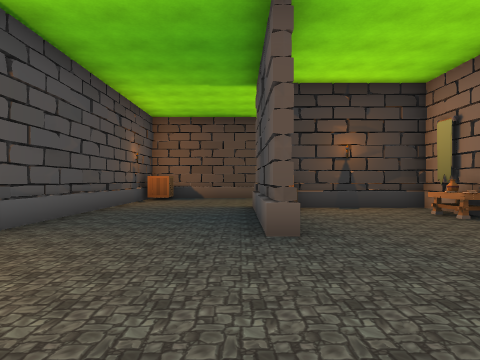
[1] (above)

24 first-person views from a walk through a scene from a Unity 3-D project. The camera is 1.3 m above the floor, looks level and sees 75° across. The floor is counted in squares, 2 m on a side. Each view is taken from the middle of a square. On the plan, view 1 faces up. The plan holds only what a view shows up to about 10 squares ahead; the rest is blank. The place goes on beyond the plan. The player is left out.

[2]
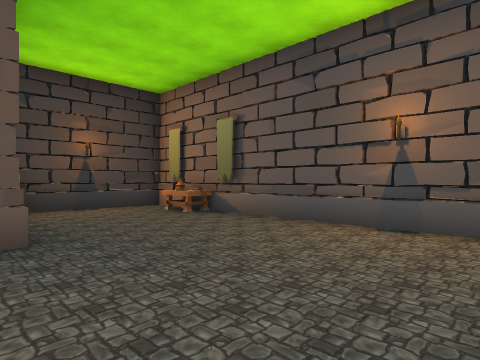

[3]
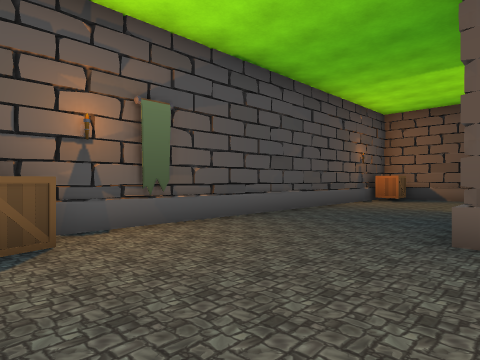

[4]
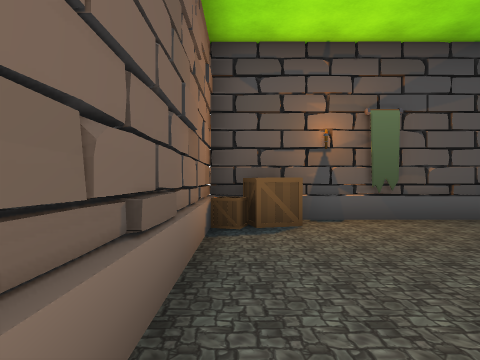

[5]
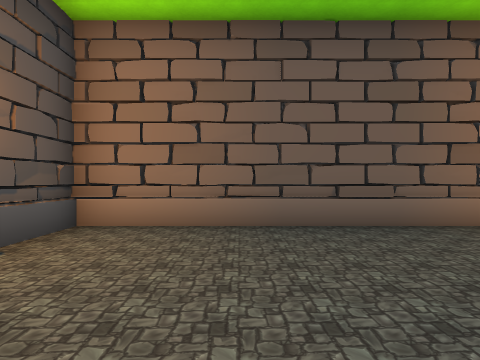

[6]
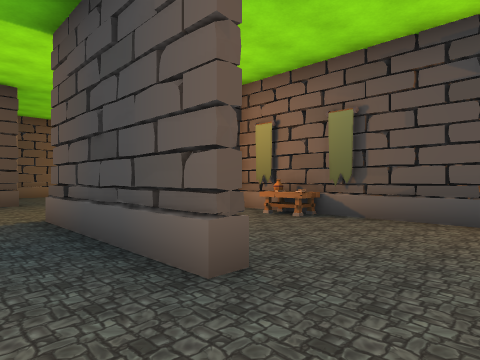

[7]
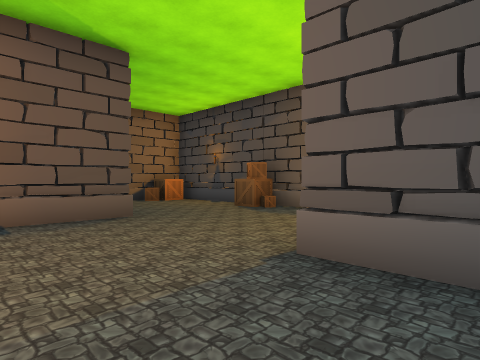

[8]
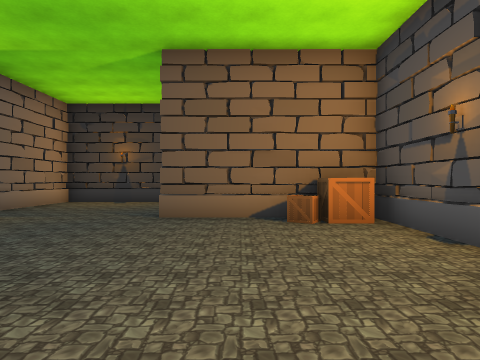

[9]
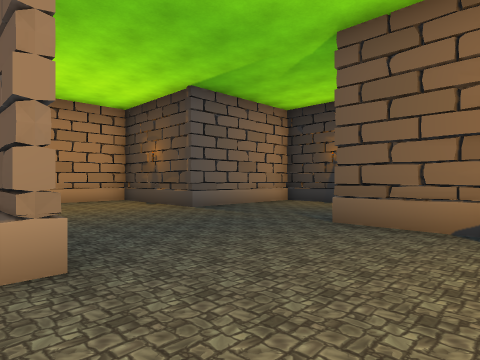

[10]
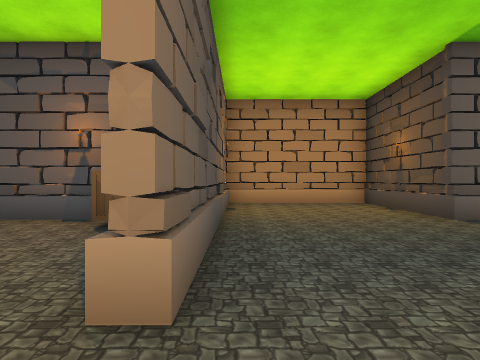

[11]
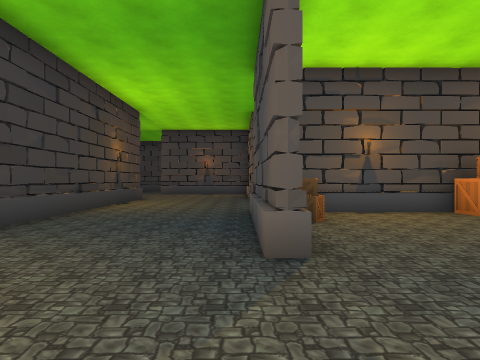

[12]
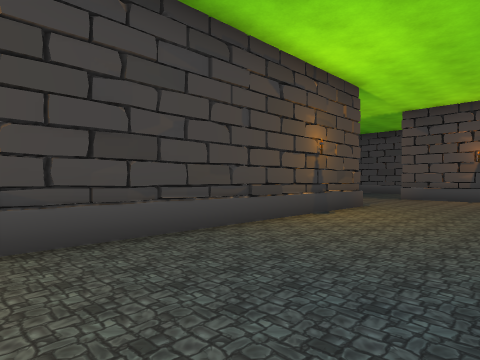

[13]
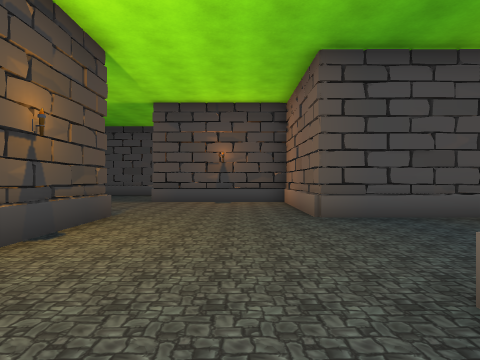

[14]
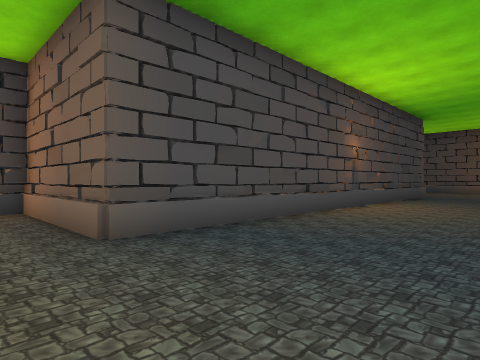

[15]
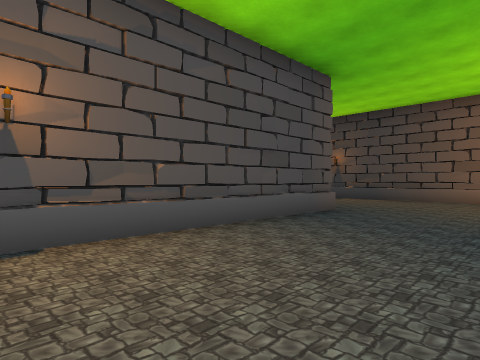

[16]
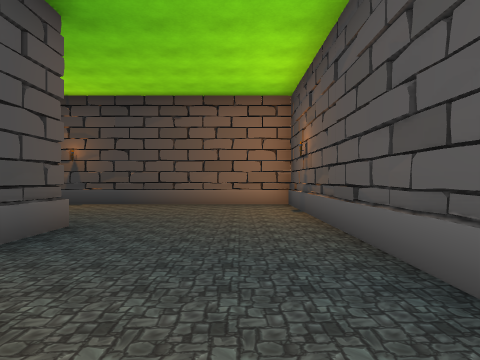

[17]
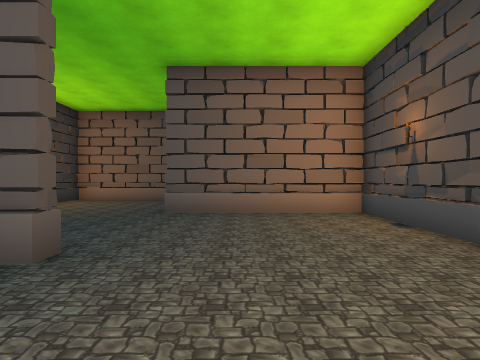

[18]
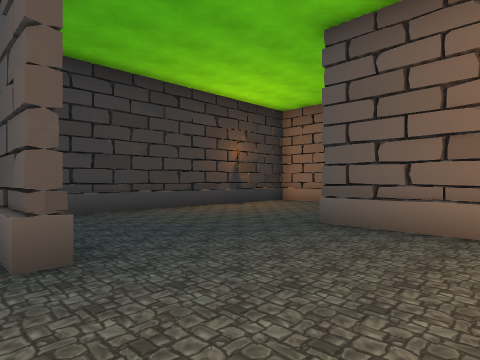

[19]
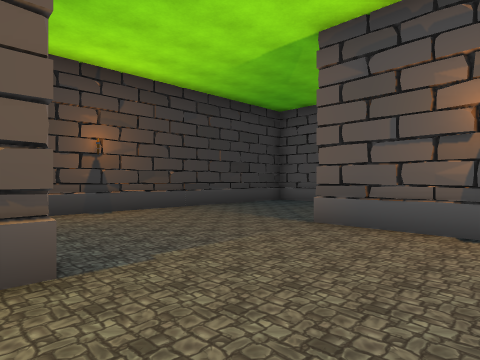

[20]
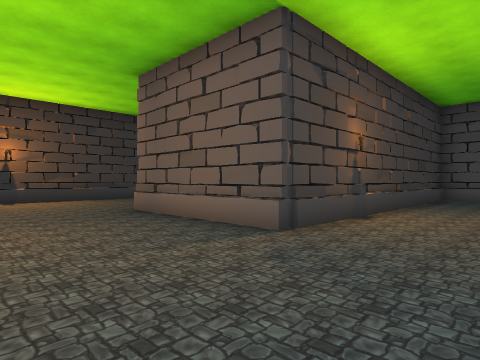

[21]
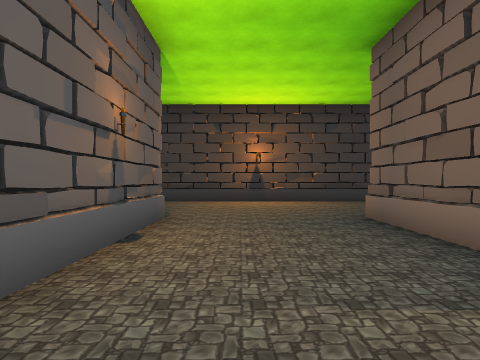

[22]
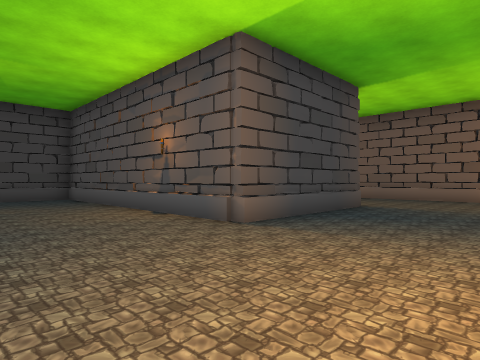

[23]
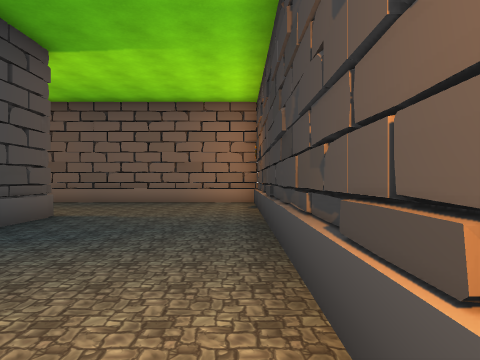

[24]
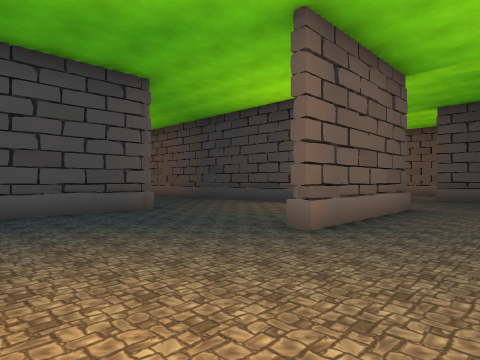

### Floor plan
Points are (right, up) in squares from view 1. A wall is a line through its corners. A room is listed if a view was taken in it or the views show most of it. See-through windows are left out.
Room 1 (views 1, 2, 3, 4, 5, 6, 7)
walls: (0.8, 3.6) (0.4, 3.6) (0.4, 7.6); (-3.1, -0.5) (4.3, -0.5) (4.3, 4.5); (4.3, 7.3) (1.4, 7.3); (-3.1, 8.5) (-3.1, 0.5)
ways out: opening at (-1.5, 7.5) to room 2
objects: other object (-3, 0) to (-2, 0); other object (4, 5) to (4, 6)
Room 2 (views 8, 9, 10, 11, 12, 13, 14, 15, 16, 17, 18, 19, 20, 21, 22, 23, 24)
walls: (8.6, 19.4) (1.4, 19.4); (5.1, 19.6) (8.6, 19.6); (2.5, 15.5) (0.6, 15.5) (0.6, 15.8); (4.3, 12.4) (4.3, 14.6); (0.5, 15.6) (2.1, 15.6); (8.5, 24.3) (8.5, 25.1); (-0.2, 19.4) (-3.1, 19.4) (-3.1, 15.5) (-6.8, 15.5) (-6.8, 11.6) (0.6, 11.6) (0.6, 11.4) (-1.9, 11.4); (11, 23.8) (13, 23.8); (8.5, 25.5) (8.5, 26); (8.2, 8.4) (8.2, 8.9); (16.4, 22) (16.4, 23.5) (8.2, 23.5) (8.2, 27.6) (8.6, 27.6); (12.5, 27.3) (12.4, 30.3); (-3.1, 10) (-3.1, 8.5); (12.2, 28.4) (12.2, 28.9); (0.2, 27.6) (4.6, 27.6) (4.6, 20.1); (4.6, 4.6) (4.6, -0.5) (12.2, -0.5) (12.2, 3.6); (8.2, 4.4) (8.2, 4.9); (8.9, 3.6) (8.5, 3.6) (8.5, 15.6) (12.2, 15.6) (12.2, 19.6); (10.1, 31.5) (-3.1, 31.5) (-3.1, 28.6)
low walls: (0.6, 15.8) (2.4, 15.8)
ways out: opening at (-1.5, 7.5) to room 1; opening at (-1.5, 27.5); opening at (10.5, 3.5)
objects: other object (-3, 11); other object (3, 15) to (4, 15); other object (4, 11); other object (4, 12)

Where each view was taken, in squares from view 1:
view 1: 0 up, 0 right, facing up
view 2: 0 up, 0 right, facing up-right
view 3: 0 up, 1 right, facing up-left
view 4: 0 up, 2 right, facing left
view 5: 4 up, 2 right, facing down
view 6: 2 up, 1 left, facing up-right
view 7: 6 up, 2 left, facing up-right
view 8: 10 up, 2 right, facing up
view 9: 11 up, 3 right, facing up-left
view 10: 12 up, 2 right, facing left
view 11: 16 up, 2 left, facing right
view 12: 16 up, 1 right, facing up-right
view 13: 17 up, 3 right, facing right
view 14: 17 up, 5 right, facing down-right
view 15: 10 up, 5 right, facing down-right
view 16: 8 up, 6 right, facing down
view 17: 2 up, 6 right, facing right
view 18: 1 up, 8 right, facing up-right
view 19: 17 up, 8 right, facing up-right
view 20: 21 up, 5 right, facing up-right
view 21: 22 up, 6 right, facing up
view 22: 31 up, 8 right, facing down-left
view 23: 31 up, 6 right, facing left
view 24: 31 up, 6 right, facing down-right
